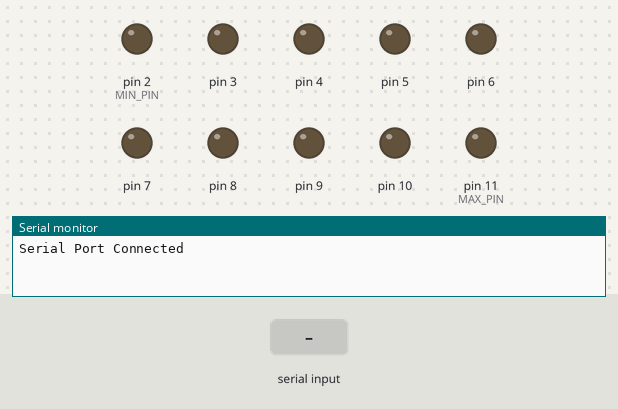
Recording of a sketch running on a simulated Arduino Uno, built with avr-gcc and run on an emulated ATmega328P. Shown: output pins drawn as LEDs (lit = HIGH), the last lines printed to the serial monitor. The inputs (shaded band) are chosen by the test bench.

Above: at 1.2 s.
1.3 s: "5\n" received over Serial
At 1.7 s:
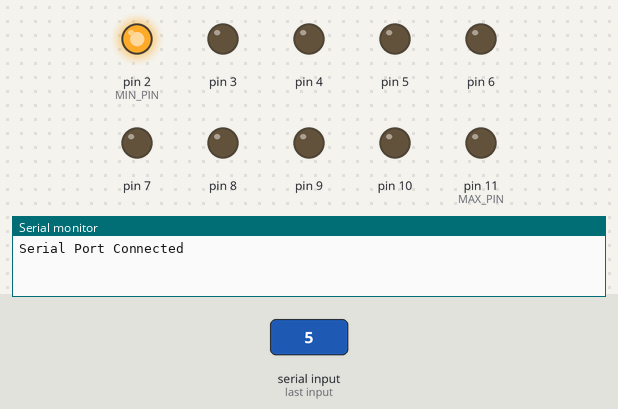
At 4.0 s:
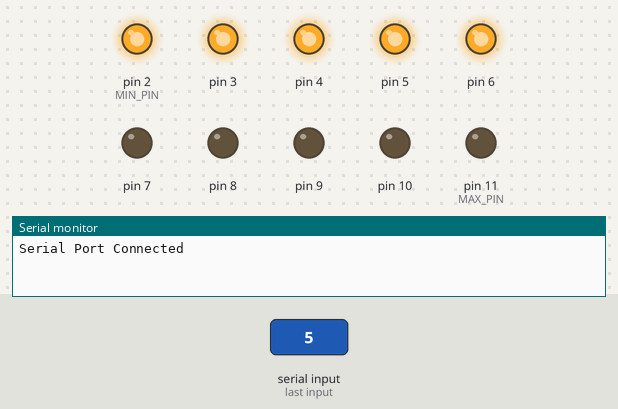
4.3 s: "90,45\n" received over Serial
At 5.6 s:
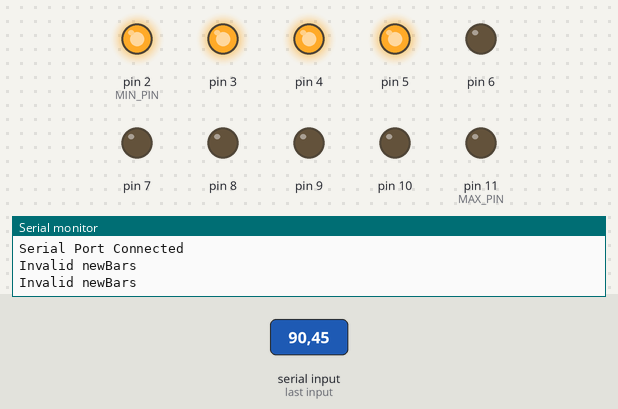
Timing chart, 0 to 8.8 s (numbered marks = the images above; inputs shaded):
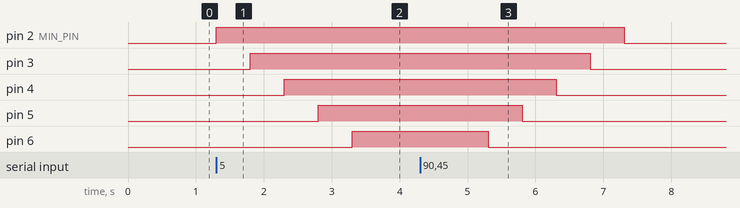

Measured:
- after the input at 1.3 s, pin 2 (MIN_PIN): LOW → HIGH at once; pin 3: LOW → HIGH after 0.50 s; pin 4: LOW → HIGH after 1.0 s; pin 5: LOW → HIGH after 1.5 s; pin 6: LOW → HIGH after 2.0 s
- after the input at 4.3 s, pin 2 (MIN_PIN): HIGH → LOW after 3.0 s instead of 2.5 s; pin 3: HIGH → LOW after 2.5 s instead of 2.0 s; pin 4: HIGH → LOW after 2.0 s instead of 1.5 s; pin 5: HIGH → LOW after 1.5 s instead of 1.0 s; pin 6: HIGH → LOW after 1.0 s instead of 0.50 s

The sketch:

beacon-arduino.ino
```cpp
#define MAX_LEVEL 10
#define MIN_LEVEL 0
#define MAX_PIN 11
#define MIN_PIN 2

long currBars = 0;

void setup() {
  for(int i=MIN_PIN; i<=MAX_PIN; i++) {
    pinMode(i, OUTPUT);
  }

  // Open serial communications and wait for ports 1 & 2 to open
  Serial.begin(9600);
  while(!Serial) {
    Serial.println("USB disconnected!"); // wait for Serial1 port to connect
  }

  Serial.println("Serial Port Connected");
}

void loop() {
  // put your main code here, to run repeatedly
  if(Serial.available() > 0) {
    // Read the incoming byte
    long newBars = Serial.parseInt();

    // Do not accept invalid rewards balance
    if(newBars < MIN_LEVEL || newBars > MAX_LEVEL) {
      Serial.println("Invalid newBars");
      return;
    }

    if(newBars > currBars) {
      for(int i=currBars+MIN_PIN; i<=newBars+1; i++) {
        // turn on LEDs
        digitalWrite(i, HIGH);
        delay(500);
      }
    }
    else if(newBars < currBars) {
      for(int i=currBars+1; i>newBars+1; i--) {
        // turn off LEDs
        digitalWrite(i, LOW);
        delay(500);
      }
    }
    else {
      return;
    }

    currBars = newBars;

    // Reached goal
    if(newBars==MAX_LEVEL) {
      Serial.println("CONGRATULATIONS MUTHAFUKA!");

      // blink 3 times in celebration
      for(int i=0; i<3; i++) {
        for(int j=MIN_PIN; j<=MAX_PIN; j++) {
          digitalWrite(j, LOW);
        }
        delay(750);
        for(int j=MIN_PIN; j<=MAX_PIN; j++) {
          digitalWrite(j, HIGH);
        }
        delay(750);
      }
    }

  }

}
```
